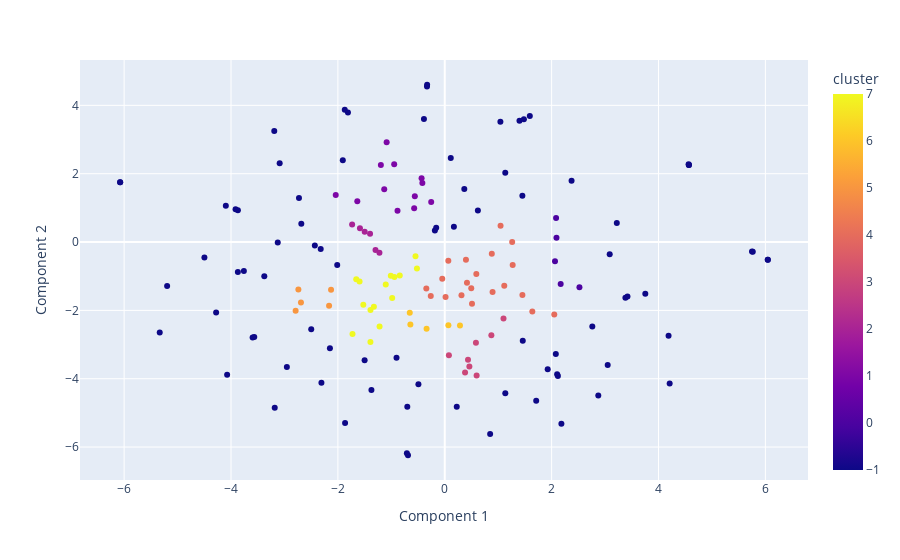

The cell this chart's notebook holds for it:
### Code cell
tsne_df = pd.DataFrame(reduced_embeddings, columns=['Component 1', 'Component 2'])
tsne_df['title'] =  [title for title in documents]
tsne_df['cluster'] = labels


fig = px.scatter(
    tsne_df,
    x='Component 1',
    y='Component 2',
    color='cluster',
    hover_data=['title'],
    #color_continuous_scale=px.colors.diverging.BrBG
)
fig.show()

### Figure 1 — Plotly figure (JSON) as saved in the notebook; plotly's stock layout.template omitted (floating-point values rounded to 4 significant figures; data arrays with more than 128 entries replaced by an {"elided": "..."} marker saying what was removed)
{"data": [{"customdata": {"elided": "158x1 str values"}, "hovertemplate": "Component 1=%{x}<br>Component 2=%{y}<br>title=%{customdata[0]}<br>cluster=%{marker.color}<extra></extra>", "legendgroup": "", "marker": {"color": {"elided": "158 int values"}, "coloraxis": "coloraxis", "symbol": "circle"}, "mode": "markers", "name": "", "orientation": "v", "showlegend": false, "type": "scatter", "x": {"elided": "158 float values"}, "xaxis": "x", "y": {"elided": "158 float values"}, "yaxis": "y"}], "layout": {"coloraxis": {"colorbar": {"title": {"text": "cluster"}}, "colorscale": [[0, "#0d0887"], [0.1111, "#46039f"], [0.2222, "#7201a8"], [0.3333, "#9c179e"], [0.4444, "#bd3786"], [0.5556, "#d8576b"], [0.6667, "#ed7953"], [0.7778, "#fb9f3a"], [0.8889, "#fdca26"], [1, "#f0f921"]]}, "legend": {"tracegroupgap": 0}, "margin": {"t": 60}, "xaxis": {"anchor": "y", "domain": [0, 1], "title": {"text": "Component 1"}}, "yaxis": {"anchor": "x", "domain": [0, 1], "title": {"text": "Component 2"}}}}
